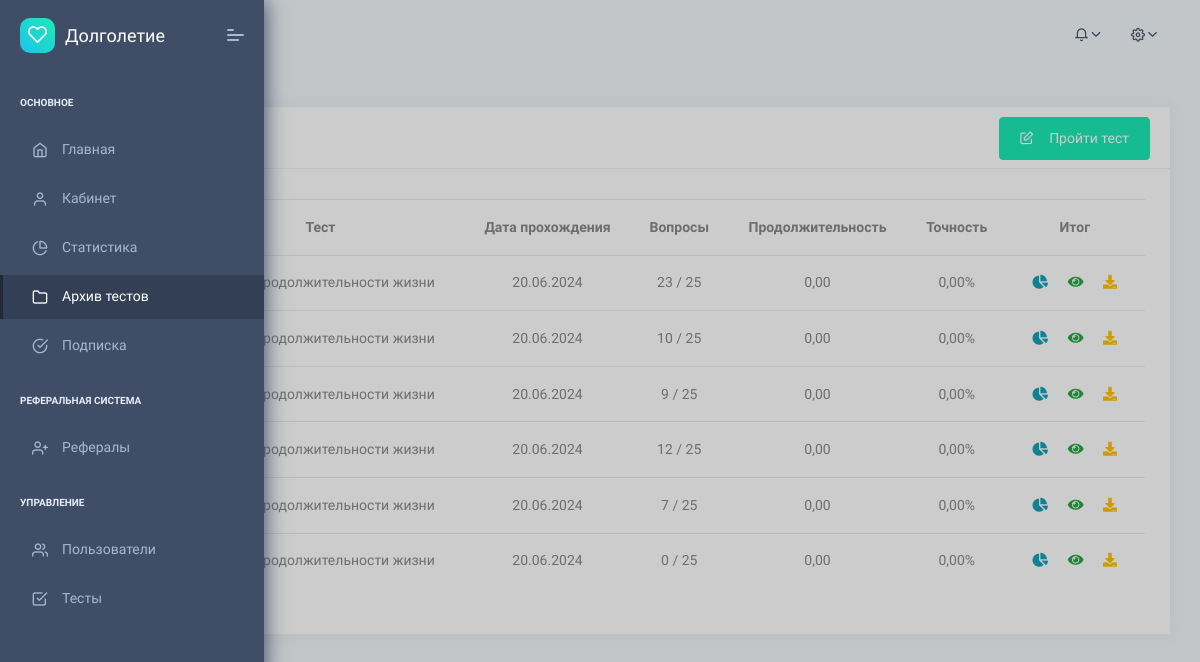
The page /app/quiz (signed in) on the database as committed earlier.
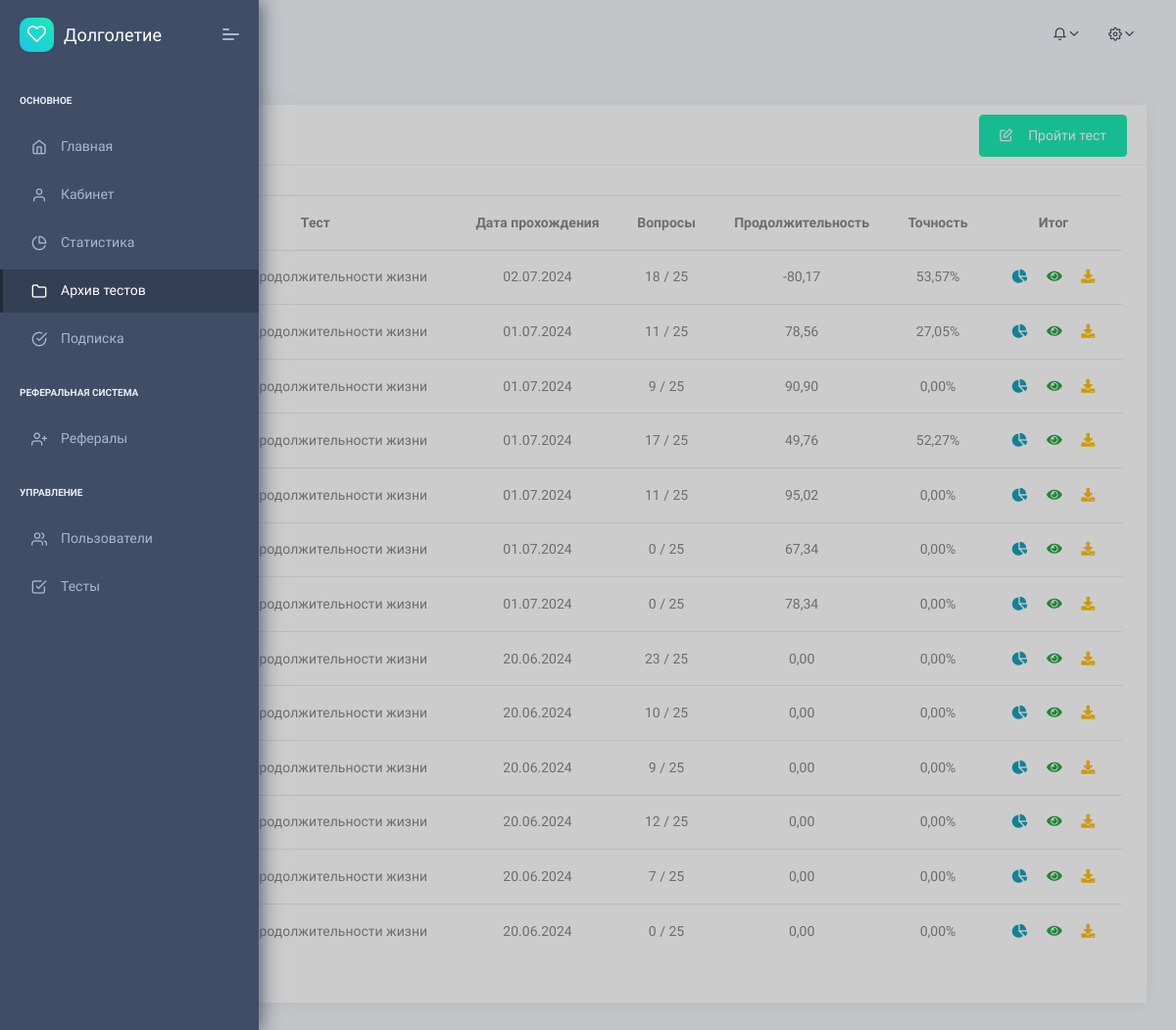
The same page on the database as committed later.
### app/models/user_quiz.py (models this page shows, shortened)
class UserQuiz(BaseModel):
    quiz = models.ForeignKey(Quiz, on_delete=models.SET_NULL, null=True, blank=True, related_name='user_quizzes')
    user = models.ForeignKey(User, on_delete=models.CASCADE, null=True, blank=True, related_name='user_quizzes')
    full_name = models.CharField(max_length=120)
    email = models.EmailField(null=True, blank=True)
    current_age = models.IntegerField(default=0, null=True, blank=True)
    weight = models.IntegerField(default=0, null=True, blank=True)
    height = models.IntegerField(default=0, null=True, blank=True)
    location = models.ForeignKey(
        Location, on_delete=models.SET_NULL, null=True, blank=True, related_name='user_quizzes'
    )
    accuracy = models.DecimalField(max_digits=5, decimal_places=2, default=0, verbose_name='Точность')
    duration = models.DecimalField(max_digits=4, decimal_places=2, default=0, verbose_name='Продолжительность')
    class Meta:
        verbose_name = 'Тест пользователя'
        verbose_name_plural = 'Тесты пользователя'

### app/models/quiz.py (models this page shows, shortened)
class Quiz(BaseModel):
    name = models.CharField(max_length=256)
    class Meta:
        verbose_name = 'Опросник'
        verbose_name_plural = 'Опросники'

### app/views/user_quiz.py (the view)
# urls.py: path('quiz', views.quiz_list, name='quiz_list'),
@login_required
def quiz_list(request):
    user = request.user
    user_quizzes = user.user_quizzes.all().order_by('-created_at')
    return render(request, 'app/user_quiz/list.html', {
        'user_quizzes': user_quizzes
    })

### app/templates/app/user_quiz/list.html (shortened to what this page needs)
{% extends 'base.html' %}
{% block breadcrumb %}
    <ul class="breadcrumb">
        <li class="breadcrumb-item">
            <a href="">
            </a>
        </li>
        <li class="breadcrumb-item">
            <a href="#">Тесты</a>
        </li>
    </ul>
{% endblock %}
{% block content %}
    {% if user_quizzes.exists %}
        <a href="{% url 'app:start_quiz' %}" class="btn btn-sm btn-success mb-4 position-absolute"
           style="right: 10px; margin-top: -82px">
            <i class="feather icon-edit"></i>
            Пройти тест
        </a>
        <table class="table table-responsive-md table-hover text-center">
            <thead>
            <tr>
                <th>№</th>
                <th>Тест</th>
                <th>Дата прохождения</th>
                <th>Вопросы</th>
                <th>Продолжительность</th>
                <th>Точность</th>
                <th>Итог</th>
            </tr>
            </thead>
            <tbody>
            {% for user_quiz in user_quizzes %}
                <tr>
                    <td>{{ forloop.counter }}</td>
                    <td>{{ user_quiz.quiz.name }}</td>
                    <td>{{ user_quiz.created_at|date:'d.m.Y' }}</td>
                    <td>{{ user_quiz.user_answers.count }} / {{ user_quiz.quiz.questions.count }}</td>
                    <td>{{ user_quiz.duration }}</td>
                    <td>{{ user_quiz.accuracy }}%</td>
                    <td>
                        <a href="{% url 'app:user_quiz_recommendation' user_quiz.id %}" class="m-2">
                            <i class="fa fa-chart-pie text-info"></i>
                        </a>
                        <a href="{% url 'app:quiz_detail' user_quiz.id %}" class="m-2">
                            <i class="fa fa-eye text-success"></i>
                        </a>
                        <a href="{% url 'app:user_quiz_recommendation_pdf' user_quiz.id %}" target="_blank" class="m-2">
                            <i class="fa fa-download text-warning"></i>
                        </a>
                    </td>
                </tr>
            {% endfor %}
            </tbody>
        </table>
    {% endif %}
{% endblock %}

### app/templates/base.html (shortened to what this page needs)
{% load static %}
<!DOCTYPE html>
<html lang="en">
<head>
    <link rel="stylesheet" href="{% static 'app/fonts/fontawesome/css/fontawesome-all.min.css' %}">
    <link rel="stylesheet" href="{% static 'app/plugins/animation/css/animate.min.css' %}">
    <link rel="stylesheet" href="{% static 'app/css/style.css' %}">
    <link rel="stylesheet" href="{% static 'app/css/custom.css' %}">
</head>
<body>
<nav class="pcoded-navbar">
    <div class="navbar-wrapper">
        <div class="navbar-brand header-logo">
            <a href="{% url 'landing:home' %}" class="b-brand">
                <div class="b-bg">
                    <i class="feather icon-heart"></i>
                </div>
                <span class="b-title">Долголетие</span>
            </a>
            <a class="mobile-menu" id="mobile-collapse" href="javascript:"><span></span></a>
        </div>
        <div class="navbar-content scroll-div">
            <ul class="nav pcoded-inner-navbar">
                <li class="nav-item pcoded-menu-caption">
                    <label>Основное</label>
                </li>
                <li data-username="Sample Page" class="nav-item {% if 'home' in request.path %}active{% endif %}">
                    <a href="{% url 'app:home' %}" class="nav-link">
                        <div class="pcoded-micon"><i class="feather icon-home"></i></div>
                        <span class="pcoded-mtext">Главная</span>
                    </a>
                </li>
                <li class="nav-item {% if '/cabinet' in request.path %}active{% endif %}">
                    <a href="{% url 'app:cabinet' %}" class="nav-link">
                        <div class="pcoded-micon"><i class="feather icon-user"></i></div>
                        <span class="pcoded-mtext">Кабинет</span>
                    </a>
                </li>
                <li class="nav-item {% if '/statistic' in request.path %}active{% endif %}">
                    <a href="{% url 'app:statistic' %}" class="nav-link">
                        <div class="pcoded-micon"><i class="feather icon-pie-chart"></i></div>
                        <span class="pcoded-mtext">Статистика</span>
                    </a>
                </li>
                <li class="nav-item {% if '/quiz' in request.path %}active{% endif %}">
                    <a href="{% url 'app:quiz_list' %}" class="nav-link">
                        <div class="pcoded-micon"><i class="feather icon-folder"></i></div>
                        <span class="pcoded-mtext">Архив тестов</span>
                    </a>
                </li>
            <li class="nav-item {% if '/subscription' in request.path %}active{% endif %}">
                    <a href="{% url 'app:subscription_plans' %}" class="nav-link">
                        <div class="pcoded-micon"><i class="feather icon-check-circle"></i></div>
                        <span class="pcoded-mtext">Подписка</span>
                    </a>
                </li>
                <li class="nav-item pcoded-menu-caption">
                    <label>Реферальная система</label>
                </li>
                <li class="nav-item {% if '/referral' in request.path %}active{% endif %}">
                    <a href="{% url 'app:referral_list' %}" class="nav-link">
                        <div class="pcoded-micon"><i class="feather icon-user-plus"></i></div>
                        <span class="pcoded-mtext">Рефералы</span>
                    </a>
                </li>
                {% if request.user.profile.role == 'admin' %}
                    <li class="nav-item pcoded-menu-caption">
                        <label>Управление</label>
                    </li>
                    <li data-username="Users" class="nav-item {% if '/user' in request.path %}active{% endif %}">
                        <a href="{% url 'app:user_list' %}" class="nav-link">
                            <div class="pcoded-micon"><i class="feather icon-users"></i></div>
                            <span class="pcoded-mtext">Пользователи</span>
                        </a>
                    </li>
                    <li data-username="Test management"
                        class="nav-item {% if '/management-quiz' in request.path %}active{% endif %}">
                        <a href="{% url 'app:management_quiz_list' %}" class="nav-link">
                            <div class="pcoded-micon"><i class="feather icon-check-square"></i></div>
                            <span class="pcoded-mtext">Тесты</span>
                        </a>
                    </li>
                {% endif %}
            </ul>
        </div>
    </div>
</nav>
<header class="navbar pcoded-header navbar-expand-lg navbar-light">
    <div class="collapse navbar-collapse">
        <ul class="navbar-nav mr-auto">
            <li class="nav-item">
                <div class="main-search">
                    <div class="input-group">
                        <span class="input-group-append search-btn btn btn-primary">
                            </span>
                    </div>
                </div>
            </li>
        </ul>
        <ul class="navbar-nav ml-auto">
            <li>
                <div class="dropdown">
                    <a class="dropdown-toggle" href="javascript:" data-toggle="dropdown"><i
                            class="icon feather icon-bell"></i></a>
                </div>
            </li>
            <li>
                <div class="dropdown drp-user">
                    <a href="javascript:" class="dropdown-toggle" data-toggle="dropdown">
                        <i class="icon feather icon-settings"></i>
                    </a>
                </div>
            </li>
        </ul>
    </div>
</header>
<div class="pcoded-main-container">
    <div class="pcoded-wrapper">
        <div class="pcoded-content" style="padding: 0 30px;">
            <div class="pcoded-inner-content">
                <div class="page-header">
                    <div class="page-block">
                        <div class="row align-items-center">
                            <div class="col-md-12">
                                {% block breadcrumb %}
                                {% endblock %}
                            </div>
                        </div>
                    </div>
                </div>
                <div class="main-body">
                    <div class="page-wrapper">
                        <div class="row">
                            <div class="col-sm-12">
                                <div class="card">
                                    <div class="card-header">
                                        <h5>{% block name %}{% endblock %}</h5>
                                    </div>
                                    <div class="card-block">
                                        {% block content %}
                                        {% endblock %}
                                    </div>
                                </div>
                            </div>
                        </div>
                    </div>
                </div>
            </div>
        </div>
    </div>
</div>
</body>
</html>

Rows that differ between the two databases and show on the page:
added UserQuiz: quiz.name "Расчет продолжительности жизни", created_at "02.07.2024", user_answers.count "18", quiz.questions.count "25", duration "-80,17", accuracy "53,57"
added UserQuiz: quiz.name "Расчет продолжительности жизни", created_at "01.07.2024", user_answers.count "11", quiz.questions.count "25", duration "78,56", accuracy "27,05"
added UserQuiz: quiz.name "Расчет продолжительности жизни", created_at "01.07.2024", user_answers.count "9", quiz.questions.count "25", duration "90,90", accuracy "0,00"
added UserQuiz: quiz.name "Расчет продолжительности жизни", created_at "01.07.2024", user_answers.count "17", quiz.questions.count "25", duration "49,76", accuracy "52,27"
added UserQuiz: quiz.name "Расчет продолжительности жизни", created_at "01.07.2024", user_answers.count "11", quiz.questions.count "25", duration "95,02", accuracy "0,00"
added UserQuiz: quiz.name "Расчет продолжительности жизни", created_at "01.07.2024", user_answers.count "0", quiz.questions.count "25", duration "67,34", accuracy "0,00"
added UserQuiz: quiz.name "Расчет продолжительности жизни", created_at "01.07.2024", user_answers.count "0", quiz.questions.count "25", duration "78,34", accuracy "0,00"
